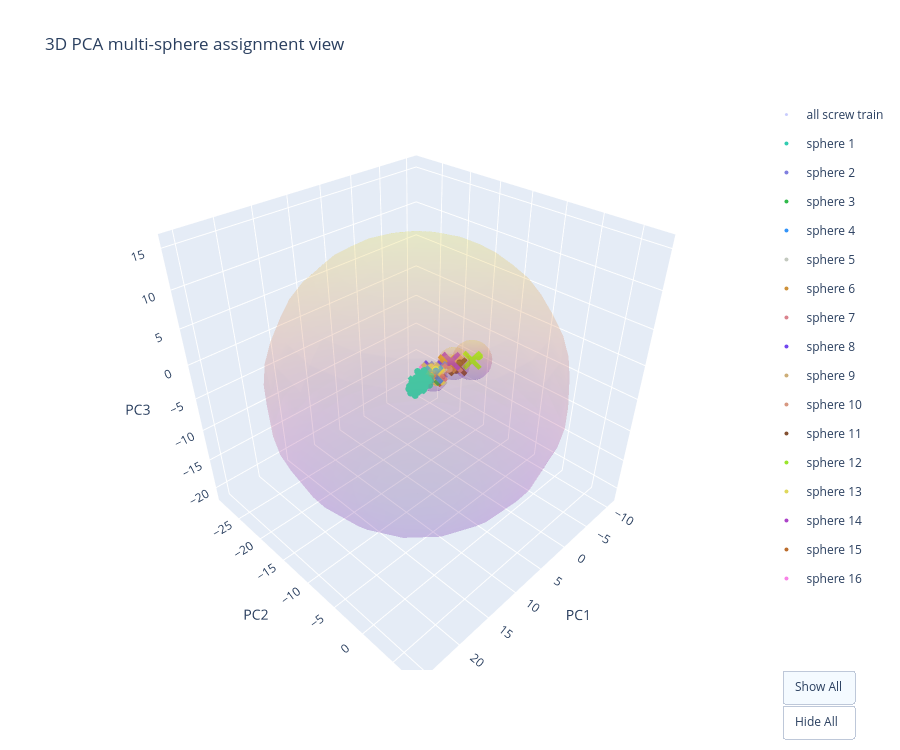

The code cell stored with this chart in its notebook:
### Code cell
plot_3d_sphere_cover(cls_tokens, masks, all_spheres[masks.category], output_dir=IMAGE_DIR, cache_dir=CACHE_DIR)

### Figure 1 — Plotly figure (JSON) as saved in the notebook; plotly's stock layout.template omitted (floating-point values rounded to 4 significant figures; data arrays with more than 128 entries replaced by an {"elided": "..."} marker saying what was removed)
{"data": [{"marker": {"opacity": 0.35, "size": 3}, "mode": "markers", "name": "all screw train", "type": "scatter3d", "x": {"elided": "391 float values"}, "y": {"elided": "391 float values"}, "z": {"elided": "391 float values"}}, {"legendgroup": "sphere0", "marker": {"color": "rgb(50,204,177)", "size": 4}, "mode": "markers", "name": "sphere 1", "type": "scatter3d", "x": {"elided": "353 float values"}, "y": {"elided": "353 float values"}, "z": {"elided": "353 float values"}}, {"legendgroup": "sphere0", "marker": {"color": "rgb(50,204,177)", "size": 7, "symbol": "x"}, "mode": "markers", "name": "center 1", "showlegend": false, "type": "scatter3d", "x": [7.279], "y": [-10.67], "z": [-2.857]}, {"legendgroup": "sphere0", "name": "Boundary 1", "opacity": 0.12, "showlegend": false, "showscale": false, "type": "surface", "x": {"elided": "20x20 float values"}, "y": {"elided": "20x20 float values"}, "z": {"elided": "20x20 float values"}}, {"legendgroup": "sphere1", "marker": {"color": "rgb(128,127,223)", "size": 4}, "mode": "markers", "name": "sphere 2", "type": "scatter3d", "x": [3.057, 2.568, 3.186], "y": [-10.93, -11.29, -11.55], "z": [-3.129, -2.988, -3.141]}, {"legendgroup": "sphere1", "marker": {"color": "rgb(128,127,223)", "size": 7, "symbol": "x"}, "mode": "markers", "name": "center 2", "showlegend": false, "type": "scatter3d", "x": [2.937], "y": [-11.26], "z": [-3.086]}, {"legendgroup": "sphere1", "name": "Boundary 2", "opacity": 0.12, "showlegend": false, "showscale": false, "type": "surface", "x": {"elided": "20x20 float values"}, "y": {"elided": "20x20 float values"}, "z": {"elided": "20x20 float values"}}, {"legendgroup": "sphere2", "marker": {"color": "rgb(49,186,75)", "size": 4}, "mode": "markers", "name": "sphere 3", "type": "scatter3d", "x": [4.601, 5.045, 3.954], "y": [-11.0, -10.77, -11.05], "z": [-3.274, -3.073, -2.893]}, {"legendgroup": "sphere2", "marker": {"color": "rgb(49,186,75)", "size": 7, "symbol": "x"}, "mode": "markers", "name": "center 3", "showlegend": false, "type": "scatter3d", "x": [4.534], "y": [-10.94], "z": [-3.08]}, {"legendgroup": "sphere2", "name": "Boundary 3", "opacity": 0.12, "showlegend": false, "showscale": false, "type": "surface", "x": {"elided": "20x20 float values"}, "y": {"elided": "20x20 float values"}, "z": {"elided": "20x20 float values"}}, {"legendgroup": "sphere3", "marker": {"color": "rgb(51,148,249)", "size": 4}, "mode": "markers", "name": "sphere 4", "type": "scatter3d", "x": [4.336, 4.397, 3.962], "y": [-10.88, -10.72, -10.71], "z": [-2.979, -3.167, -2.469]}, {"legendgroup": "sphere3", "marker": {"color": "rgb(51,148,249)", "size": 7, "symbol": "x"}, "mode": "markers", "name": "center 4", "showlegend": false, "type": "scatter3d", "x": [4.231], "y": [-10.77], "z": [-2.871]}, {"legendgroup": "sphere3", "name": "Boundary 4", "opacity": 0.12, "showlegend": false, "showscale": false, "type": "surface", "x": {"elided": "20x20 float values"}, "y": {"elided": "20x20 float values"}, "z": {"elided": "20x20 float values"}}, {"legendgroup": "sphere4", "marker": {"color": "rgb(195,201,191)", "size": 4}, "mode": "markers", "name": "sphere 5", "type": "scatter3d", "x": [3.442, 3.984, 3.071], "y": [-10.58, -10.82, -10.87], "z": [-3.51, -3.566, -3.322]}, {"legendgroup": "sphere4", "marker": {"color": "rgb(195,201,191)", "size": 7, "symbol": "x"}, "mode": "markers", "name": "center 5", "showlegend": false, "type": "scatter3d", "x": [3.499], "y": [-10.76], "z": [-3.466]}, {"legendgroup": "sphere4", "name": "Boundary 5", "opacity": 0.12, "showlegend": false, "showscale": false, "type": "surface", "x": {"elided": "20x20 float values"}, "y": {"elided": "20x20 float values"}, "z": {"elided": "20x20 float values"}}, {"legendgroup": "sphere5", "marker": {"color": "rgb(206,145,58)", "size": 4}, "mode": "markers", "name": "sphere 6", "type": "scatter3d", "x": [1.657, 1.543, 0.8878], "y": [-11.04, -11.79, -10.69], "z": [-2.363, -2.559, -3.409]}, {"legendgroup": "sphere5", "marker": {"color": "rgb(206,145,58)", "size": 7, "symbol": "x"}, "mode": "markers", "name": "center 6", "showlegend": false, "type": "scatter3d", "x": [1.362], "y": [-11.17], "z": [-2.777]}, {"legendgroup": "sphere5", "name": "Boundary 6", "opacity": 0.12, "showlegend": false, "showscale": false, "type": "surface", "x": {"elided": "20x20 float values"}, "y": {"elided": "20x20 float values"}, "z": {"elided": "20x20 float values"}}, {"legendgroup": "sphere6", "marker": {"color": "rgb(218,131,142)", "size": 4}, "mode": "markers", "name": "sphere 7", "type": "scatter3d", "x": [3.545, 3.871, 2.732], "y": [-10.55, -10.86, -10.97], "z": [-3.305, -2.572, -3.139]}, {"legendgroup": "sphere6", "marker": {"color": "rgb(218,131,142)", "size": 7, "symbol": "x"}, "mode": "markers", "name": "center 7", "showlegend": false, "type": "scatter3d", "x": [3.382], "y": [-10.79], "z": [-3.005]}, {"legendgroup": "sphere6", "name": "Boundary 7", "opacity": 0.12, "showlegend": false, "showscale": false, "type": "surface", "x": {"elided": "20x20 float values"}, "y": {"elided": "20x20 float values"}, "z": {"elided": "20x20 float values"}}, {"legendgroup": "sphere7", "marker": {"color": "rgb(113,71,238)", "size": 4}, "mode": "markers", "name": "sphere 8", "type": "scatter3d", "x": [4.183, 3.235, 3.259], "y": [-11.39, -11.49, -12.16], "z": [-2.978, -2.664, -3.055]}, {"legendgroup": "sphere7", "marker": {"color": "rgb(113,71,238)", "size": 7, "symbol": "x"}, "mode": "markers", "name": "center 8", "showlegend": false, "type": "scatter3d", "x": [3.559], "y": [-11.68], "z": [-2.899]}, {"legendgroup": "sphere7", "name": "Boundary 8", "opacity": 0.12, "showlegend": false, "showscale": false, "type": "surface", "x": {"elided": "20x20 float values"}, "y": {"elided": "20x20 float values"}, "z": {"elided": "20x20 float values"}}, {"legendgroup": "sphere8", "marker": {"color": "rgb(205,174,120)", "size": 4}, "mode": "markers", "name": "sphere 9", "type": "scatter3d", "x": [4.531, 4.403, 3.842], "y": [-11.44, -10.81, -11.71], "z": [-2.716, -2.921, -2.419]}, {"legendgroup": "sphere8", "marker": {"color": "rgb(205,174,120)", "size": 7, "symbol": "x"}, "mode": "markers", "name": "center 9", "showlegend": false, "type": "scatter3d", "x": [4.259], "y": [-11.32], "z": [-2.685]}, {"legendgroup": "sphere8", "name": "Boundary 9", "opacity": 0.12, "showlegend": false, "showscale": false, "type": "surface", "x": {"elided": "20x20 float values"}, "y": {"elided": "20x20 float values"}, "z": {"elided": "20x20 float values"}}, {"legendgroup": "sphere9", "marker": {"color": "rgb(215,152,129)", "size": 4}, "mode": "markers", "name": "sphere 10", "type": "scatter3d", "x": [0.8728, 2.052, -0.751], "y": [-10.59, -10.21, -11.12], "z": [-2.618, -2.874, -3.043]}, {"legendgroup": "sphere9", "marker": {"color": "rgb(215,152,129)", "size": 7, "symbol": "x"}, "mode": "markers", "name": "center 10", "showlegend": false, "type": "scatter3d", "x": [0.7247], "y": [-10.64], "z": [-2.845]}, {"legendgroup": "sphere9", "name": "Boundary 10", "opacity": 0.12, "showlegend": false, "showscale": false, "type": "surface", "x": {"elided": "20x20 float values"}, "y": {"elided": "20x20 float values"}, "z": {"elided": "20x20 float values"}}, {"legendgroup": "sphere10", "marker": {"color": "rgb(131,81,50)", "size": 4}, "mode": "markers", "name": "sphere 11", "type": "scatter3d", "x": [0.3397, 0.4817], "y": [-10.01, -10.42], "z": [-2.591, -3.879]}, {"legendgroup": "sphere10", "marker": {"color": "rgb(131,81,50)", "size": 7, "symbol": "x"}, "mode": "markers", "name": "center 11", "showlegend": false, "type": "scatter3d", "x": [0.4107], "y": [-10.21], "z": [-3.235]}, {"legendgroup": "sphere10", "name": "Boundary 11", "opacity": 0.12, "showlegend": false, "showscale": false, "type": "surface", "x": {"elided": "20x20 float values"}, "y": {"elided": "20x20 float values"}, "z": {"elided": "20x20 float values"}}, {"legendgroup": "sphere11", "marker": {"color": "rgb(154,229,44)", "size": 4}, "mode": "markers", "name": "sphere 12", "type": "scatter3d", "x": [-2.532, -2.805, 0.1994], "y": [-9.159, -9.539, -10.31], "z": [-2.536, -2.914, -3.514]}, {"legendgroup": "sphere11", "marker": {"color": "rgb(154,229,44)", "size": 7, "symbol": "x"}, "mode": "markers", "name": "center 12", "showlegend": false, "type": "scatter3d", "x": [-1.713], "y": [-9.671], "z": [-2.988]}, {"legendgroup": "sphere11", "name": "Boundary 12", "opacity": 0.12, "showlegend": false, "showscale": false, "type": "surface", "x": {"elided": "20x20 float values"}, "y": {"elided": "20x20 float values"}, "z": {"elided": "20x20 float values"}}, {"legendgroup": "sphere12", "marker": {"color": "rgb(223,216,92)", "size": 4}, "mode": "markers", "name": "sphere 13", "type": "scatter3d", "x": [4.351, 3.892], "y": [-10.23, -10.86], "z": [-3.804, -2.304]}, {"legendgroup": "sphere12", "marker": {"color": "rgb(223,216,92)", "size": 7, "symbol": "x"}, "mode": "markers", "name": "center 13", "showlegend": false, "type": "scatter3d", "x": [4.121], "y": [-10.54], "z": [-3.054]}, {"legendgroup": "sphere12", "name": "Boundary 13", "opacity": 0.12, "showlegend": false, "showscale": false, "type": "surface", "x": {"elided": "20x20 float values"}, "y": {"elided": "20x20 float values"}, "z": {"elided": "20x20 float values"}}, {"legendgroup": "sphere13", "marker": {"color": "rgb(172,67,200)", "size": 4}, "mode": "markers", "name": "sphere 14", "type": "scatter3d", "x": [1.264], "y": [-10.62], "z": [-2.199]}, {"legendgroup": "sphere13", "marker": {"color": "rgb(172,67,200)", "size": 7, "symbol": "x"}, "mode": "markers", "name": "center 14", "showlegend": false, "type": "scatter3d", "x": [1.264], "y": [-10.62], "z": [-2.199]}, {"legendgroup": "sphere13", "name": "Boundary 14", "opacity": 0.12, "showlegend": false, "showscale": false, "type": "surface", "x": {"elided": "20x20 float values"}, "y": {"elided": "20x20 float values"}, "z": {"elided": "20x20 float values"}}, {"legendgroup": "sphere14", "marker": {"color": "rgb(187,109,45)", "size": 4}, "mode": "markers", "name": "sphere 15", "type": "scatter3d", "x": [3.032, 5.385], "y": [-10.5, -11.34], "z": [-3.679, -3.116]}, {"legendgroup": "sphere14", "marker": {"color": "rgb(187,109,45)", "size": 7, "symbol": "x"}, "mode": "markers", "name": "center 15", "showlegend": false, "type": "scatter3d", "x": [4.208], "y": [-10.92], "z": [-3.397]}, {"legendgroup": "sphere14", "name": "Boundary 15", "opacity": 0.12, "showlegend": false, "showscale": false, "type": "surface", "x": {"elided": "20x20 float values"}, "y": {"elided": "20x20 float values"}, "z": {"elided": "20x20 float values"}}, {"legendgroup": "sphere15", "marker": {"color": "rgb(248,130,230)", "size": 4}, "mode": "markers", "name": "sphere 16", "type": "scatter3d", "x": [4.476], "y": [-11.55], "z": [-2.954]}, {"legendgroup": "sphere15", "marker": {"color": "rgb(248,130,230)", "size": 7, "symbol": "x"}, "mode": "markers", "name": "center 16", "showlegend": false, "type": "scatter3d", "x": [4.476], "y": [-11.55], "z": [-2.954]}, {"legendgroup": "sphere15", "name": "Boundary 16", "opacity": 0.12, "showlegend": false, "showscale": false, "type": "surface", "x": {"elided": "20x20 float values"}, "y": {"elided": "20x20 float values"}, "z": {"elided": "20x20 float values"}}], "layout": {"height": 750, "scene": {"xaxis": {"title": {"text": "PC1"}}, "yaxis": {"title": {"text": "PC2"}}, "zaxis": {"title": {"text": "PC3"}}}, "title": {"text": "3D PCA multi-sphere assignment view"}, "updatemenus": [{"buttons": [{"args": [{"visible": [true, true, true, true, true, true, true, true, true, true, true, true, true, true, true, true, true, true, true, true, true, true, true, true, true, true, true, true, true, true, true, true, true, true, true, true, true, true, true, true, true, true, true, true, true, true, true, true, true]}], "label": "Show All", "method": "update"}, {"args": [{"visible": ["legendonly", "legendonly", "legendonly", "legendonly", "legendonly", "legendonly", "legendonly", "legendonly", "legendonly", "legendonly", "legendonly", "legendonly", "legendonly", "legendonly", "legendonly", "legendonly", "legendonly", "legendonly", "legendonly", "legendonly", "legendonly", "legendonly", "legendonly", "legendonly", "legendonly", "legendonly", "legendonly", "legendonly", "legendonly", "legendonly", "legendonly", "legendonly", "legendonly", "legendonly", "legendonly", "legendonly", "legendonly", "legendonly", "legendonly", "legendonly", "legendonly", "legendonly", "legendonly", "legendonly", "legendonly", "legendonly", "legendonly", "legendonly", "legendonly"]}], "label": "Hide All", "method": "update"}], "type": "buttons", "x": 1.15, "y": 0}], "width": 900}}
